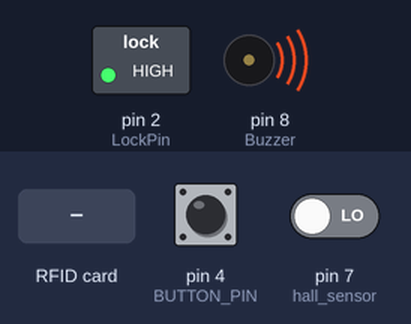
A sketch run on a simulated Arduino Uno, built with avr-gcc and run on an emulated ATmega328P. Shown: switched loads named in the sketch (green lamp = pin HIGH), buzzer (waves = sounding, pin HIGH). Inputs (shaded band) come from the test bench; at power-on: pin 4 (BUTTON_PIN) LOW, pin 7 (hall_sensor) LOW. Pins used as bus, display or sensor lines are not drawn; what the sketch prints to the serial monitor is not drawn.

Above: at 1.2 s.
1.3 s: pin 4 (BUTTON_PIN) pulled HIGH for 0.15 s
At 2.2 s:
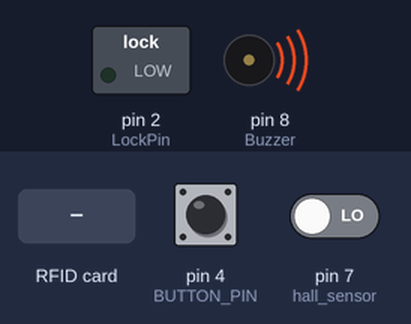
2.9 s: pin 7 (hall_sensor) driven HIGH
At 5.5 s:
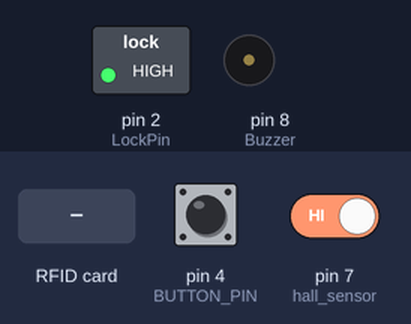
5.9 s: RFID card 04 30 7B CA 18 52 80 held to the reader
At 7.4 s:
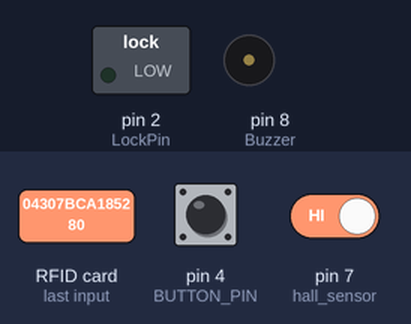
8.9 s: RFID card D1 91 32 21 held to the reader
11.9 s: RFID card 4C D6 3B 4A held to the reader
14.9 s: pin 4 (BUTTON_PIN) pulled HIGH for 3.2 s
Timing chart, 0 to 25.8 s (numbered marks = the images above; inputs shaded):
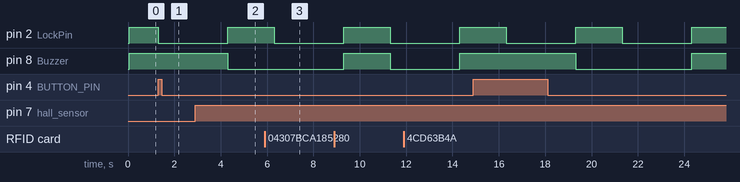

The sketch:

Doorlock_via_Bluetooth.ino
```cpp
#include <SPI.h>
#include <MFRC522.h>
#include <SoftwareSerial.h>

int Buzzer = 8;

//Bluetooth Var
SoftwareSerial Blue(5, 6);
long int data;
long int password1 = 92;// Unlock
long int password2 = 79; // Locked
char state = 0;

//Solenoid Var
int hall_sensor = 7;
int state1, lockread,motion;
const int LockPin = 2;
#define SS_PIN 10
#define RST_PIN 9
MFRC522 mfrc522(SS_PIN, RST_PIN);   // Create MFRC522 instance.

// Button
const int BUTTON_PIN = 4; // Arduino pin connected to button's pin

void setup()
{
  Blue.begin(9600);     //initiate Bluetooth
  Serial.begin(9600);   // Initiate a serial communication
  SPI.begin();          // Initiate  SPI bus

  //Input and Output
  pinMode(LockPin, OUTPUT);
  pinMode(hall_sensor, INPUT);
  pinMode(BUTTON_PIN, INPUT);
  pinMode(Buzzer, OUTPUT);
  // Initiate MFRC522
  mfrc522.PCD_Init();
  //Serial.println("Approximate card to the reader...");
  // Serial.println();
  digitalWrite(LockPin, HIGH);
  digitalWrite(Buzzer, HIGH);

}

void loop()
{
readsensor();
sensor();


  //Button................................................................

  int buttonState = digitalRead(BUTTON_PIN); // read new state

  if (buttonState == HIGH) {
    Serial.println("The button is being pressed");
    digitalWrite(LockPin, LOW); // turn on
    delay(3000);
    sensor();
  }

  // Blutooth Aplication.....................................................
   if(Blue.available()>0){
     data = Blue.parseInt();

     //Serial.print(data);

    if (data == password1)
    {
    digitalWrite(LockPin,LOW);
    Serial.println("Unlock Door ");
    digitalWrite(Buzzer, HIGH);
    delay(3000);
    digitalWrite(Buzzer, LOW);

   sensor();
   }

    if( data == password2)
    {
     digitalWrite(LockPin,HIGH);
     Serial.println("Lock Door");
    }delay(500);
  }


  //Solenoid.........................................................................
  // Look for new cards
  if ( ! mfrc522.PICC_IsNewCardPresent())
  {
    return;
  }
  // Select one of the cards
  if ( ! mfrc522.PICC_ReadCardSerial())
  {
    return;
  }

  //Show UID on serial monitor
  Serial.print("UID tag :");
  String content= "";
  byte letter;
  for (byte i = 0; i < mfrc522.uid.size; i++)
  {
     Serial.print(mfrc522.uid.uidByte[i] < 0x10 ? " 0" : " ");
     Serial.print(mfrc522.uid.uidByte[i], HEX);
     content.concat(String(mfrc522.uid.uidByte[i] < 0x10 ? " 0" : " "));
     content.concat(String(mfrc522.uid.uidByte[i], HEX));
  }

  //Serial.println();
  //Serial.print("Message : ");
  content.toUpperCase();
  if (content.substring(1) =="04 30 7B CA 18 52 80") //change here the UID of the card/cards that you want to give access
  {
    digitalWrite(LockPin, LOW);
    Serial.print("Door Unlocked");
    digitalWrite(Buzzer, LOW);
    delay(3000);
    digitalWrite(Buzzer, HIGH);
    digitalWrite(LockPin, HIGH);

    sensor();
    }
 if (content.substring(1) =="D1 91 32 21") //change here the UID of the card/cards that you want to give access
  {
    digitalWrite(LockPin, LOW);
    Serial.print("Door Unlocked");
    digitalWrite(Buzzer, LOW);
    delay(3000);
    digitalWrite(Buzzer, HIGH);
    digitalWrite(LockPin, HIGH);

    sensor();
    }
    if (content.substring(1) =="4C D6 3B 4A") //change here the UID of the card/cards that you want to give access
  {
    digitalWrite(LockPin, LOW);
    Serial.print("Door Unlocked");
    digitalWrite(Buzzer, LOW);
    delay(3000);
    digitalWrite(Buzzer, HIGH);
    digitalWrite(LockPin, HIGH);

    sensor();
    }
 if (content.substring(1) =="04 14 6A 42 D7 28 80") //change here the UID of the card/cards that you want to give access
  {
    digitalWrite(LockPin, LOW);
    Serial.print("Door Unlocked");
    digitalWrite(Buzzer, LOW);
    delay(3000);
    digitalWrite(Buzzer, HIGH);
    digitalWrite(LockPin, HIGH);

    sensor();
    }
  if (content.substring(1) =="04 14 6B 42 D7 28 80") //change here the UID of the card/cards that you want to give access
  {
    digitalWrite(LockPin, LOW);
    Serial.print("Door Unlocked");
    digitalWrite(Buzzer, LOW);
    delay(3000);
    digitalWrite(Buzzer, HIGH);
    digitalWrite(LockPin, HIGH);

    sensor();
    }
  else
  {
   Serial.println("You are not Authorised");
   digitalWrite(LockPin, HIGH);
   delay(2000);

  }

}


//Function Hall Sensor
void readsensor()
{
 lockread = digitalRead(LockPin);
 state1 = digitalRead(hall_sensor);

 //delay(2000);
 //Serial.print(lockread);
 //Serial.print(state1);

}

void sensor()
{
 readsensor();
 if (lockread == LOW){
     readsensor();
     if(state1 == HIGH){
      digitalWrite(LockPin, HIGH);
      Serial.print("Door Closed!!");
      digitalWrite(Buzzer, LOW);
      delay(2000);
      digitalWrite(Buzzer, HIGH);
     }

   }
 }
```

Measured:
- after the input at 1.3 s, pin 2 (LockPin): HIGH → LOW at once
- after the input at 2.9 s, pin 2 (LockPin): LOW → HIGH after 1.4 s; pin 8 (Buzzer): HIGH → LOW after 1.4 s
- after the input at 5.9 s, pin 2 (LockPin): HIGH → LOW after 0.41 s; pin 8 (Buzzer): stays LOW (without the input it goes to HIGH after 0.41 s)
